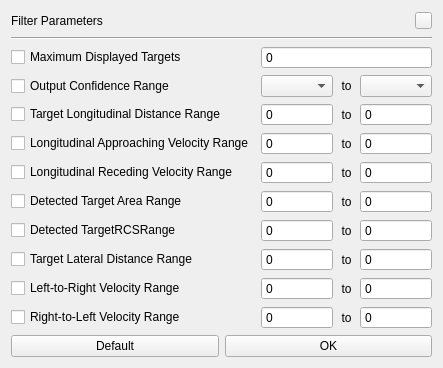
   <widget class="QWidget" name="wgt_paramSet" native="true">
    <property name="enabled">
     <bool>true</bool>
    </property>
    <property name="geometry">
     <rect>
      <x>410</x>
      <y>290</y>
      <width>251</width>
      <height>331</height>
     </rect>
    </property>
    <layout class="QVBoxLayout" name="verticalLayout_7">
     <property name="spacing">
      <number>6</number>
     </property>
     <item>
      <layout class="QHBoxLayout" name="horizontalLayout_6">
       <item>
        <widget class="QLabel" name="label_40">
         <property name="minimumSize">
          <size>
           <width>75</width>
           <height>0</height>
          </size>
         </property>
         <property name="text">
          <string>Filter Parameters</string>
         </property>
        </widget>
       </item>
       <item>
        <spacer name="horizontalSpacer_13">
         <property name="orientation">
          <enum>Qt::Orientation::Horizontal</enum>
         </property>
         <property name="sizeHint" stdset="0">
          <size>
           <width>40</width>
           <height>20</height>
          </size>
         </property>
        </spacer>
       </item>
       <item>
        <widget class="QPushButton" name="btn_closeParamSet">
         <property name="minimumSize">
          <size>
           <width>17</width>
           <height>17</height>
          </size>
         </property>
         <property name="maximumSize">
          <size>
           <width>17</width>
           <height>17</height>
          </size>
         </property>
         <property name="font">
          <font>
           <bold>true</bold>
          </font>
         </property>
         <property name="styleSheet">
          <string notr="true">border-image: url(:/images/btn_close .png);</string>
         </property>
         <property name="text">
          <string/>
         </property>
        </widget>
       </item>
      </layout>
     </item>
     <item>
      <widget class="Line" name="line_6">
       <property name="orientation">
        <enum>Qt::Orientation::Horizontal</enum>
       </property>
      </widget>
     </item>
     <item>
      <layout class="QGridLayout" name="gridLayout_3">
       <item row="2" column="1">
        <widget class="QSpinBox" name="spinBox_2">
         <property name="buttonSymbols">
          <enum>QAbstractSpinBox::ButtonSymbols::NoButtons</enum>
         </property>
        </widget>
       </item>
       <item row="6" column="0">
        <widget class="QCheckBox" name="checkBox_52">
         <property name="text">
          <string>Detected TargetRCSRange</string>
         </property>
        </widget>
       </item>
       <item row="7" column="3">
        <widget class="QSpinBox" name="spinBox_21">
         <property name="buttonSymbols">
          <enum>QAbstractSpinBox::ButtonSymbols::NoButtons</enum>
         </property>
        </widget>
       </item>
       <item row="2" column="0">
        <widget class="QCheckBox" name="checkBox_44">
         <property name="text">
          <string>Target Longitudinal Distance Range</string>
         </property>
        </widget>
       </item>
       <item row="5" column="1">
        <widget class="QSpinBox" name="spinBox_16">
         <property name="buttonSymbols">
          <enum>QAbstractSpinBox::ButtonSymbols::NoButtons</enum>
         </property>
        </widget>
       </item>
       <item row="9" column="3">
        <widget class="QSpinBox" name="spinBox_25">
         <property name="buttonSymbols">
          <enum>QAbstractSpinBox::ButtonSymbols::NoButtons</enum>
         </property>
        </widget>
       </item>
       <item row="9" column="2">
        <widget class="QLabel" name="label_33">
         <property name="minimumSize">
          <size>
           <width>15</width>
           <height>0</height>
          </size>
         </property>
         <property name="maximumSize">
          <size>
           <width>15</width>
           <height>16777215</height>
          </size>
         </property>
         <property name="text">
          <string>to</string>
         </property>
         <property name="alignment">
          <set>Qt::AlignmentFlag::AlignCenter</set>
         </property>
        </widget>
       </item>
       <item row="2" column="2">
        <widget class="QLabel" name="label_22">
         <property name="minimumSize">
          <size>
           <width>15</width>
           <height>0</height>
          </size>
         </property>
         <property name="maximumSize">
          <size>
           <width>15</width>
           <height>16777215</height>
          </size>
         </property>
         <property name="text">
          <string>to</string>
         </property>
         <property name="alignment">
          <set>Qt::AlignmentFlag::AlignCenter</set>
         </property>
        </widget>
       </item>
       <item row="2" column="3">
        <widget class="QSpinBox" name="spinBox_3">
         <property name="buttonSymbols">
          <enum>QAbstractSpinBox::ButtonSymbols::NoButtons</enum>
         </property>
        </widget>
       </item>
       <item row="9" column="0">
        <widget class="QCheckBox" name="checkBox_55">
         <property name="text">
          <string>Right-to-Left Velocity Range</string>
         </property>
        </widget>
       </item>
       <item row="0" column="0">
        <widget class="QCheckBox" name="checkBox_42">
         <property name="text">
          <string>Maximum Displayed Targets</string>
         </property>
        </widget>
       </item>
       <item row="6" column="3">
        <widget class="QSpinBox" name="spinBox_19">
         <property name="buttonSymbols">
          <enum>QAbstractSpinBox::ButtonSymbols::NoButtons</enum>
         </property>
        </widget>
       </item>
       <item row="8" column="2">
        <widget class="QLabel" name="label_32">
         <property name="minimumSize">
          <size>
           <width>15</width>
           <height>0</height>
          </size>
         </property>
         <property name="maximumSize">
          <size>
           <width>15</width>
           <height>16777215</height>
          </size>
         </property>
         <property name="text">
          <string>to</string>
         </property>
         <property name="alignment">
          <set>Qt::AlignmentFlag::AlignCenter</set>
         </property>
        </widget>
       </item>
       <item row="1" column="2">
        <widget class="QLabel" name="label_21">
         <property name="minimumSize">
          <size>
           <width>15</width>
           <height>0</height>
          </size>
         </property>
         <property name="maximumSize">
          <size>
           <width>15</width>
           <height>16777215</height>
          </size>
         </property>
         <property name="text">
          <string>to</string>
         </property>
         <property name="alignment">
          <set>Qt::AlignmentFlag::AlignCenter</set>
         </property>
        </widget>
       </item>
       <item row="7" column="0">
        <widget class="QCheckBox" name="checkBox_53">
         <property name="text">
          <string>Target Lateral Distance Range</string>
         </property>
        </widget>
       </item>
       <item row="3" column="0">
        <widget class="QCheckBox" name="checkBox_45">
         <property name="text">
          <string>Longitudinal Approaching Velocity Range</string>
         </property>
        </widget>
       </item>
       <item row="3" column="3">
        <widget class="QSpinBox" name="spinBox_5">
         <property name="buttonSymbols">
          <enum>QAbstractSpinBox::ButtonSymbols::NoButtons</enum>
         </property>
        </widget>
       </item>
       <item row="8" column="1">
        <widget class="QSpinBox" name="spinBox_22">
         <property name="buttonSymbols">
          <enum>QAbstractSpinBox::ButtonSymbols::NoButtons</enum>
         </property>
        </widget>
       </item>
       <item row="4" column="3">
        <widget class="QSpinBox" name="spinBox_15">
         <property name="buttonSymbols">
          <enum>QAbstractSpinBox::ButtonSymbols::NoButtons</enum>
         </property>
        </widget>
       </item>
       <item row="5" column="3">
        <widget class="QSpinBox" name="spinBox_17">
         <property name="buttonSymbols">
          <enum>QAbstractSpinBox::ButtonSymbols::NoButtons</enum>
         </property>
        </widget>
       </item>
       <item row="1" column="0">
        <widget class="QCheckBox" name="checkBox_43">
         <property name="text">
          <string>Output Confidence Range</string>
         </property>
        </widget>
       </item>
       <item row="8" column="3">
        <widget class="QSpinBox" name="spinBox_23">
         <property name="buttonSymbols">
          <enum>QAbstractSpinBox::ButtonSymbols::NoButtons</enum>
         </property>
        </widget>
       </item>
       <item row="5" column="2">
        <widget class="QLabel" name="label_29">
         <property name="minimumSize">
          <size>
           <width>15</width>
           <height>0</height>
          </size>
         </property>
         <property name="maximumSize">
          <size>
           <width>15</width>
           <height>16777215</height>
          </size>
         </property>
         <property name="text">
          <string>to</string>
         </property>
         <property name="alignment">
          <set>Qt::AlignmentFlag::AlignCenter</set>
         </property>
        </widget>
       </item>
       <item row="7" column="1">
        <widget class="QSpinBox" name="spinBox_20">
         <property name="buttonSymbols">
          <enum>QAbstractSpinBox::ButtonSymbols::NoButtons</enum>
         </property>
        </widget>
       </item>
       <item row="1" column="1">
        <widget class="QComboBox" name="comboBox_4"/>
       </item>
       <item row="8" column="0">
        <widget class="QCheckBox" name="checkBox_54">
         <property name="text">
          <string>Left-to-Right Velocity Range</string>
         </property>
        </widget>
       </item>
       <item row="4" column="1">
        <widget class="QSpinBox" name="spinBox_14">
         <property name="buttonSymbols">
          <enum>QAbstractSpinBox::ButtonSymbols::NoButtons</enum>
         </property>
        </widget>
       </item>
       <item row="0" column="1" colspan="3">
        <widget class="QSpinBox" name="spinBox">
         <property name="frame">
          <bool>true</bool>
         </property>
         <property name="buttonSymbols">
          <enum>QAbstractSpinBox::ButtonSymbols::NoButtons</enum>
         </property>
         <property name="keyboardTracking">
          <bool>true</bool>
         </property>
         <property name="showGroupSeparator" stdset="0">
          <bool>false</bool>
         </property>
        </widget>
       </item>
       <item row="3" column="1">
        <widget class="QSpinBox" name="spinBox_4">
         <property name="buttonSymbols">
          <enum>QAbstractSpinBox::ButtonSymbols::NoButtons</enum>
         </property>
        </widget>
       </item>
       <item row="4" column="2">
        <widget class="QLabel" name="label_28">
         <property name="minimumSize">
          <size>
           <width>15</width>
           <height>0</height>
          </size>
         </property>
         <property name="maximumSize">
          <size>
           <width>15</width>
           <height>16777215</height>
          </size>
         </property>
         <property name="text">
          <string>to</string>
         </property>
         <property name="alignment">
          <set>Qt::AlignmentFlag::AlignCenter</set>
         </property>
        </widget>
       </item>
       <item row="4" column="0">
        <widget class="QCheckBox" name="checkBox_50">
         <property name="text">
          <string>Longitudinal Receding Velocity Range</string>
         </property>
        </widget>
       </item>
       <item row="6" column="2">
        <widget class="QLabel" name="label_30">
         <property name="minimumSize">
          <size>
           <width>15</width>
           <height>0</height>
          </size>
         </property>
         <property name="maximumSize">
          <size>
           <width>15</width>
           <height>16777215</height>
          </size>
         </property>
         <property name="text">
          <string>to</string>
         </property>
         <property name="alignment">
          <set>Qt::AlignmentFlag::AlignCenter</set>
         </property>
        </widget>
       </item>
       <item row="3" column="2">
        <widget class="QLabel" name="label_41">
         <property name="minimumSize">
          <size>
           <width>15</width>
           <height>0</height>
          </size>
         </property>
         <property name="maximumSize">
          <size>
           <width>15</width>
           <height>16777215</height>
          </size>
         </property>
         <property name="text">
          <string>to</string>
         </property>
         <property name="alignment">
          <set>Qt::AlignmentFlag::AlignCenter</set>
         </property>
        </widget>
       </item>
       <item row="5" column="0">
        <widget class="QCheckBox" name="checkBox_51">
         <property name="text">
          <string>Detected Target Area Range</string>
         </property>
        </widget>
       </item>
       <item row="6" column="1">
        <widget class="QSpinBox" name="spinBox_18">
         <property name="buttonSymbols">
          <enum>QAbstractSpinBox::ButtonSymbols::NoButtons</enum>
         </property>
        </widget>
       </item>
       <item row="9" column="1">
        <widget class="QSpinBox" name="spinBox_24">
         <property name="buttonSymbols">
          <enum>QAbstractSpinBox::ButtonSymbols::NoButtons</enum>
         </property>
        </widget>
       </item>
       <item row="7" column="2">
        <widget class="QLabel" name="label_31">
         <property name="minimumSize">
          <size>
           <width>15</width>
           <height>0</height>
          </size>
         </property>
         <property name="maximumSize">
          <size>
           <width>15</width>
           <height>16777215</height>
          </size>
         </property>
         <property name="text">
          <string>to</string>
         </property>
         <property name="alignment">
          <set>Qt::AlignmentFlag::AlignCenter</set>
         </property>
        </widget>
       </item>
       <item row="1" column="3">
        <widget class="QComboBox" name="comboBox_3"/>
       </item>
      </layout>
     </item>
     <item>
      <layout class="QHBoxLayout" name="horizontalLayout_25">
       <item>
        <widget class="QPushButton" name="btn_returnParam">
         <property name="text">
          <string>Default</string>
         </property>
        </widget>
       </item>
       <item>
        <widget class="QPushButton" name="btn_paramSure">
         <property name="text">
          <string>OK</string>
         </property>
        </widget>
       </item>
      </layout>
     </item>
     <item>
      <spacer name="verticalSpacer_7">
       <property name="orientation">
        <enum>Qt::Orientation::Vertical</enum>
       </property>
       <property name="sizeHint" stdset="0">
        <size>
         <width>20</width>
         <height>40</height>
        </size>
       </property>
      </spacer>
     </item>
    </layout>
   </widget>
